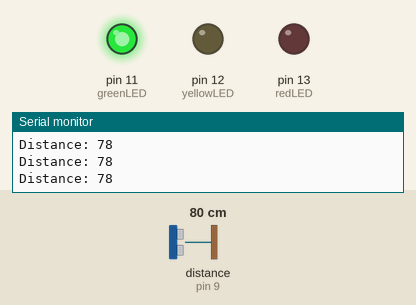
The sketch below on a simulated Arduino Uno, built with avr-gcc and run on an emulated ATmega328P. On the bench: output pins drawn as LEDs (lit = HIGH), the last lines printed to the serial monitor. Wiring (inferred from the names in the program): ultrasonic range finder: trigger pin 10; echo pin 9. The inputs (shaded band) are chosen by the test bench; at power-on: distance to the obstacle (sensor on pin 9) 80 cm. The echo pulse lasts 58.3 µs per cm; pins used as bus, display or sensor lines are not drawn.

Above: at 1.2 s.
1.3 s: distance to the obstacle (sensor on pin 9) set to 34 cm
2.8 s: distance to the obstacle (sensor on pin 9) set to 28 cm
At 3.2 s:
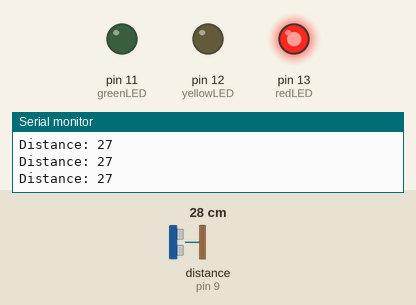
4.3 s: distance to the obstacle (sensor on pin 9) set to 35 cm
At 5.5 s:
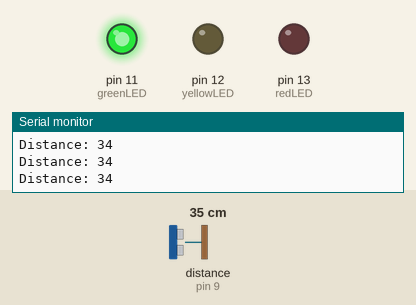
5.8 s: distance to the obstacle (sensor on pin 9) set to 2 cm
At 7.1 s:
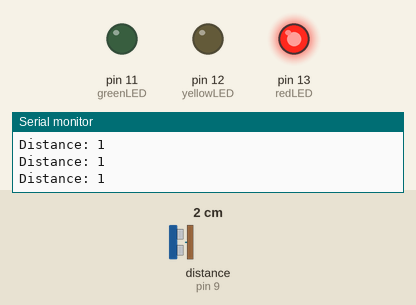
Timing chart, 0 to 8.3 s (numbered marks = the images above; inputs shaded):
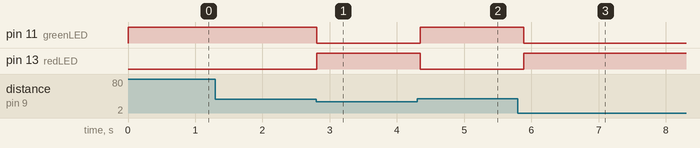

The sketch:

Parking_sensor.ino
```cpp
const int trigPin = 10;    // Trigger pin of ultrasonic sensor
const int echoPin = 9;   // Echo pin of ultrasonic sensor
const int greenLED = 11;   // Green LED pin
const int yellowLED = 12;  // Yellow LED pin
const int redLED = 13;     // Red LED pin
const int threshold1 = 100; // Threshold for the distance to trigger first LED
const int threshold2 = 30; // Threshold for the distance to trigger second LED

void setup() {
  pinMode(trigPin, OUTPUT);
  pinMode(echoPin, INPUT);
  pinMode(greenLED, OUTPUT);
  pinMode(yellowLED, OUTPUT);
  pinMode(redLED, OUTPUT);
  Serial.begin(9600);
}

void loop() {
  long duration, distance;
  digitalWrite(trigPin, LOW);
  delayMicroseconds(2);
  digitalWrite(trigPin, HIGH);
  delayMicroseconds(10);
  digitalWrite(trigPin, LOW);
  duration = pulseIn(echoPin, HIGH);
  distance = (duration * 0.034 / 2);

  Serial.print("Distance: ");
  Serial.println(distance);

 if (distance > threshold1) {
    digitalWrite(greenLED, HIGH);
    digitalWrite(yellowLED, LOW);
    digitalWrite(redLED, LOW);
  }
  else if (distance <= threshold1 && distance > threshold2) {
    digitalWrite(greenLED,HIGH);
    digitalWrite(yellowLED, LOW);
    digitalWrite(redLED, LOW);
  }
  else {
    digitalWrite(greenLED, LOW);
    digitalWrite(yellowLED, LOW);
    digitalWrite(redLED, HIGH);
  }
  delay(100); // Delay for stability
}
```

Measured:
- the behaviour switches between 32 and 31 cm on distance to the obstacle (sensor on pin 9) (found by bisection; images 0 and 1)
- after the input at 2.8 s, pin 11 (greenLED): HIGH → LOW at once; pin 13 (redLED): LOW → HIGH at once
- after the input at 4.3 s, pin 11 (greenLED): LOW → HIGH after 0.05 s; pin 13 (redLED): HIGH → LOW after 0.05 s
- after the input at 5.8 s, pin 11 (greenLED): HIGH → LOW after 0.09 s; pin 13 (redLED): LOW → HIGH after 0.09 s
